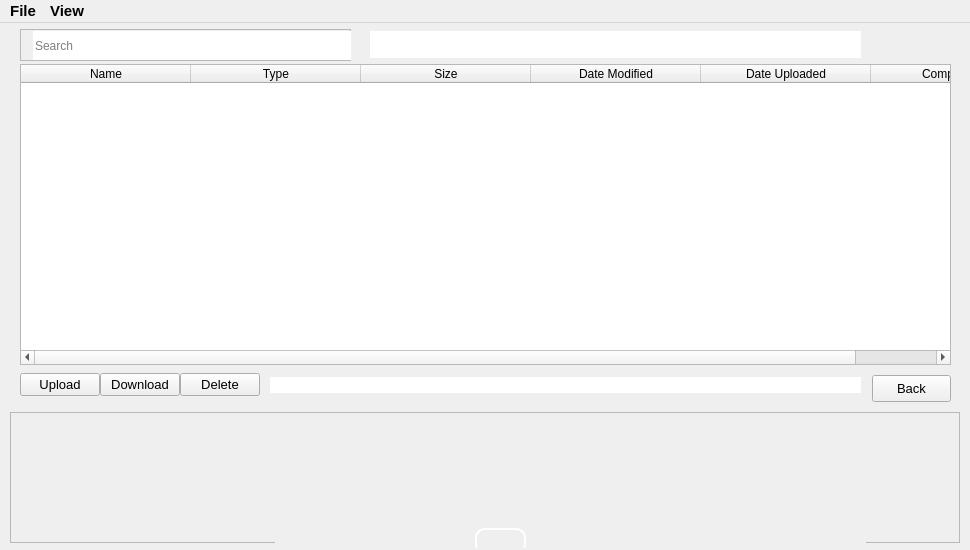
<?xml version="1.0" encoding="UTF-8"?>
<ui version="4.0">
 <class>MainWindow</class>
 <widget class="QMainWindow" name="MainWindow">
  <property name="windowModality">
   <enum>Qt::WindowModal</enum>
  </property>
  <property name="geometry">
   <rect>
    <x>0</x>
    <y>0</y>
    <width>970</width>
    <height>550</height>
   </rect>
  </property>
  <property name="minimumSize">
   <size>
    <width>970</width>
    <height>550</height>
   </size>
  </property>
  <property name="focusPolicy">
   <enum>Qt::ClickFocus</enum>
  </property>
  <property name="windowTitle">
   <string>Oprivstor Secure Online Storage</string>
  </property>
  <property name="autoFillBackground">
   <bool>true</bool>
  </property>
  <property name="styleSheet">
   <string notr="true"/>
  </property>
  <property name="toolButtonStyle">
   <enum>Qt::ToolButtonIconOnly</enum>
  </property>
  <property name="documentMode">
   <bool>true</bool>
  </property>
  <property name="tabShape">
   <enum>QTabWidget::Rounded</enum>
  </property>
  <property name="dockOptions">
   <set>QMainWindow::AllowTabbedDocks|QMainWindow::AnimatedDocks</set>
  </property>
  <property name="unifiedTitleAndToolBarOnMac">
   <bool>false</bool>
  </property>
  <widget class="QWidget" name="centralwidget">
   <widget class="QWidget" name="buttonsHorizontalWidget" native="true">
    <property name="geometry">
     <rect>
      <x>20</x>
      <y>342</y>
      <width>841</width>
      <height>40</height>
     </rect>
    </property>
    <property name="styleSheet">
     <string notr="true"/>
    </property>
    <layout class="QHBoxLayout" name="horizontalLayout" stretch="0,0,0,0,0">
     <property name="spacing">
      <number>0</number>
     </property>
     <property name="sizeConstraint">
      <enum>QLayout::SetDefaultConstraint</enum>
     </property>
     <property name="leftMargin">
      <number>0</number>
     </property>
     <property name="topMargin">
      <number>0</number>
     </property>
     <property name="rightMargin">
      <number>0</number>
     </property>
     <property name="bottomMargin">
      <number>0</number>
     </property>
     <item>
      <widget class="QPushButton" name="upload_button">
       <property name="sizePolicy">
        <sizepolicy hsizetype="Maximum" vsizetype="Fixed">
         <horstretch>0</horstretch>
         <verstretch>0</verstretch>
        </sizepolicy>
       </property>
       <property name="font">
        <font>
         <family>Arial</family>
         <pointsize>10</pointsize>
        </font>
       </property>
       <property name="focusPolicy">
        <enum>Qt::NoFocus</enum>
       </property>
       <property name="styleSheet">
        <string notr="true"/>
       </property>
       <property name="text">
        <string>Upload</string>
       </property>
      </widget>
     </item>
     <item>
      <widget class="QPushButton" name="download_button">
       <property name="sizePolicy">
        <sizepolicy hsizetype="Maximum" vsizetype="Fixed">
         <horstretch>0</horstretch>
         <verstretch>0</verstretch>
        </sizepolicy>
       </property>
       <property name="font">
        <font>
         <family>Arial</family>
         <pointsize>10</pointsize>
        </font>
       </property>
       <property name="focusPolicy">
        <enum>Qt::NoFocus</enum>
       </property>
       <property name="autoFillBackground">
        <bool>true</bool>
       </property>
       <property name="styleSheet">
        <string notr="true"/>
       </property>
       <property name="text">
        <string>Download</string>
       </property>
       <property name="icon">
        <iconset theme="SP_ArrowDown">
         <normaloff>../../.designer/backup</normaloff>../../.designer/backup</iconset>
       </property>
       <property name="shortcut">
        <string>Ctrl+D</string>
       </property>
      </widget>
     </item>
     <item>
      <widget class="QPushButton" name="delete_button">
       <property name="sizePolicy">
        <sizepolicy hsizetype="Maximum" vsizetype="Fixed">
         <horstretch>0</horstretch>
         <verstretch>0</verstretch>
        </sizepolicy>
       </property>
       <property name="font">
        <font>
         <family>Arial</family>
         <pointsize>10</pointsize>
        </font>
       </property>
       <property name="focusPolicy">
        <enum>Qt::NoFocus</enum>
       </property>
       <property name="autoFillBackground">
        <bool>true</bool>
       </property>
       <property name="styleSheet">
        <string notr="true"/>
       </property>
       <property name="text">
        <string>Delete</string>
       </property>
       <property name="shortcut">
        <string>Del</string>
       </property>
       <property name="autoExclusive">
        <bool>false</bool>
       </property>
       <property name="autoDefault">
        <bool>false</bool>
       </property>
       <property name="default">
        <bool>false</bool>
       </property>
       <property name="flat">
        <bool>false</bool>
       </property>
      </widget>
     </item>
     <item>
      <spacer name="horizontalSpacer">
       <property name="orientation">
        <enum>Qt::Horizontal</enum>
       </property>
       <property name="sizeType">
        <enum>QSizePolicy::Fixed</enum>
       </property>
       <property name="sizeHint" stdset="0">
        <size>
         <width>10</width>
         <height>20</height>
        </size>
       </property>
      </spacer>
     </item>
     <item>
      <widget class="QLineEdit" name="error">
       <property name="styleSheet">
        <string notr="true">color: red</string>
       </property>
       <property name="text">
        <string/>
       </property>
       <property name="frame">
        <bool>false</bool>
       </property>
       <property name="readOnly">
        <bool>true</bool>
       </property>
      </widget>
     </item>
    </layout>
   </widget>
   <widget class="QScrollArea" name="progressArea">
    <property name="geometry">
     <rect>
      <x>10</x>
      <y>389</y>
      <width>950</width>
      <height>131</height>
     </rect>
    </property>
    <property name="autoFillBackground">
     <bool>true</bool>
    </property>
    <property name="styleSheet">
     <string notr="true"/>
    </property>
    <property name="sizeAdjustPolicy">
     <enum>QAbstractScrollArea::AdjustToContents</enum>
    </property>
    <property name="widgetResizable">
     <bool>true</bool>
    </property>
    <widget class="QWidget" name="scrollAreaWidgetContents">
     <property name="geometry">
      <rect>
       <x>0</x>
       <y>0</y>
       <width>948</width>
       <height>129</height>
      </rect>
     </property>
     <layout class="QVBoxLayout" name="verticalLayout"/>
    </widget>
   </widget>
   <widget class="QPushButton" name="back_button">
    <property name="geometry">
     <rect>
      <x>872</x>
      <y>352</y>
      <width>79</width>
      <height>27</height>
     </rect>
    </property>
    <property name="sizePolicy">
     <sizepolicy hsizetype="Maximum" vsizetype="Fixed">
      <horstretch>0</horstretch>
      <verstretch>0</verstretch>
     </sizepolicy>
    </property>
    <property name="font">
     <font>
      <family>Arial</family>
      <pointsize>10</pointsize>
     </font>
    </property>
    <property name="focusPolicy">
     <enum>Qt::NoFocus</enum>
    </property>
    <property name="autoFillBackground">
     <bool>true</bool>
    </property>
    <property name="styleSheet">
     <string notr="true"/>
    </property>
    <property name="text">
     <string>Back</string>
    </property>
    <property name="shortcut">
     <string>Ctrl+B</string>
    </property>
   </widget>
   <widget class="QLineEdit" name="path_status">
    <property name="geometry">
     <rect>
      <x>370</x>
      <y>8</y>
      <width>491</width>
      <height>27</height>
     </rect>
    </property>
    <property name="focusPolicy">
     <enum>Qt::NoFocus</enum>
    </property>
    <property name="styleSheet">
     <string notr="true">color: rgb(255, 255, 255);
selection-color: rgb(255, 255, 255);</string>
    </property>
    <property name="maxLength">
     <number>255</number>
    </property>
    <property name="frame">
     <bool>false</bool>
    </property>
    <property name="readOnly">
     <bool>true</bool>
    </property>
   </widget>
   <widget class="QFrame" name="frame">
    <property name="geometry">
     <rect>
      <x>20</x>
      <y>310</y>
      <width>541</width>
      <height>31</height>
     </rect>
    </property>
    <property name="autoFillBackground">
     <bool>false</bool>
    </property>
    <property name="styleSheet">
     <string notr="true"/>
    </property>
    <property name="frameShape">
     <enum>QFrame::NoFrame</enum>
    </property>
    <property name="frameShadow">
     <enum>QFrame::Raised</enum>
    </property>
    <widget class="QWidget" name="horizontalLayoutWidget">
     <property name="geometry">
      <rect>
       <x>0</x>
       <y>0</y>
       <width>511</width>
       <height>31</height>
      </rect>
     </property>
     <layout class="QHBoxLayout" name="createDirLayout">
      <item>
       <widget class="QLabel" name="label">
        <property name="styleSheet">
         <string notr="true">color:white</string>
        </property>
        <property name="text">
         <string>New Directory:</string>
        </property>
       </widget>
      </item>
      <item>
       <widget class="QLineEdit" name="new_dir"/>
      </item>
      <item>
       <widget class="QPushButton" name="create_button">
        <property name="sizePolicy">
         <sizepolicy hsizetype="Maximum" vsizetype="Fixed">
          <horstretch>0</horstretch>
          <verstretch>0</verstretch>
         </sizepolicy>
        </property>
        <property name="focusPolicy">
         <enum>Qt::NoFocus</enum>
        </property>
        <property name="styleSheet">
         <string notr="true"/>
        </property>
        <property name="text">
         <string>Create</string>
        </property>
        <property name="shortcut">
         <string>Del</string>
        </property>
        <property name="autoExclusive">
         <bool>false</bool>
        </property>
        <property name="autoDefault">
         <bool>false</bool>
        </property>
        <property name="default">
         <bool>false</bool>
        </property>
        <property name="flat">
         <bool>false</bool>
        </property>
       </widget>
      </item>
      <item>
       <widget class="QPushButton" name="cancel_new_dir_button">
        <property name="sizePolicy">
         <sizepolicy hsizetype="Maximum" vsizetype="Fixed">
          <horstretch>0</horstretch>
          <verstretch>0</verstretch>
         </sizepolicy>
        </property>
        <property name="focusPolicy">
         <enum>Qt::NoFocus</enum>
        </property>
        <property name="styleSheet">
         <string notr="true"/>
        </property>
        <property name="text">
         <string>Cancel</string>
        </property>
        <property name="shortcut">
         <string>Del</string>
        </property>
        <property name="autoExclusive">
         <bool>false</bool>
        </property>
        <property name="autoDefault">
         <bool>false</bool>
        </property>
        <property name="default">
         <bool>false</bool>
        </property>
        <property name="flat">
         <bool>false</bool>
        </property>
       </widget>
      </item>
     </layout>
    </widget>
   </widget>
   <widget class="QFrame" name="load_frame">
    <property name="geometry">
     <rect>
      <x>448</x>
      <y>175</y>
      <width>101</width>
      <height>31</height>
     </rect>
    </property>
    <property name="styleSheet">
     <string notr="true">background-color: rgba(28, 27, 36,0);</string>
    </property>
    <property name="frameShape">
     <enum>QFrame::NoFrame</enum>
    </property>
    <property name="frameShadow">
     <enum>QFrame::Raised</enum>
    </property>
    <widget class="QWidget" name="horizontalLayoutWidget_3">
     <property name="geometry">
      <rect>
       <x>0</x>
       <y>0</y>
       <width>81</width>
       <height>31</height>
      </rect>
     </property>
     <layout class="QHBoxLayout" name="horizontalLayout_3">
      <item>
       <widget class="QPushButton" name="b0">
        <property name="sizePolicy">
         <sizepolicy hsizetype="Fixed" vsizetype="Fixed">
          <horstretch>0</horstretch>
          <verstretch>0</verstretch>
         </sizepolicy>
        </property>
        <property name="minimumSize">
         <size>
          <width>10</width>
          <height>10</height>
         </size>
        </property>
        <property name="maximumSize">
         <size>
          <width>10</width>
          <height>10</height>
         </size>
        </property>
        <property name="autoFillBackground">
         <bool>false</bool>
        </property>
        <property name="styleSheet">
         <string notr="true">/*background-color: rgb(109, 74, 255);
border-radius: 5;
border: 1px solid rgb(109, 74, 255);*/

background-color: rgb(22,20,28);
border-radius: 5;
border: 1px solid rgb(22,20,28);</string>
        </property>
        <property name="text">
         <string/>
        </property>
       </widget>
      </item>
      <item>
       <widget class="QPushButton" name="b1">
        <property name="sizePolicy">
         <sizepolicy hsizetype="Fixed" vsizetype="Fixed">
          <horstretch>0</horstretch>
          <verstretch>0</verstretch>
         </sizepolicy>
        </property>
        <property name="minimumSize">
         <size>
          <width>10</width>
          <height>10</height>
         </size>
        </property>
        <property name="maximumSize">
         <size>
          <width>10</width>
          <height>10</height>
         </size>
        </property>
        <property name="styleSheet">
         <string notr="true">/*background-color: rgb(109, 74, 255);
border-radius: 5;
border: 1px solid rgb(109, 74, 255);*/

background-color: rgb(22,20,28);
border-radius: 5;
border: 1px solid rgb(22,20,28);</string>
        </property>
        <property name="text">
         <string/>
        </property>
       </widget>
      </item>
      <item>
       <widget class="QPushButton" name="b2">
        <property name="sizePolicy">
         <sizepolicy hsizetype="Fixed" vsizetype="Fixed">
          <horstretch>0</horstretch>
          <verstretch>0</verstretch>
         </sizepolicy>
        </property>
        <property name="minimumSize">
         <size>
          <width>10</width>
          <height>10</height>
         </size>
        </property>
        <property name="maximumSize">
         <size>
          <width>10</width>
          <height>10</height>
         </size>
        </property>
        <property name="styleSheet">
         <string notr="true">/*background-color: rgb(109, 74, 255);
border-radius: 5;
border: 1px solid rgb(109, 74, 255);*/

background-color: rgb(22,20,28);
border-radius: 5;
border: 1px solid rgb(22,20,28);</string>
        </property>
        <property name="text">
         <string/>
        </property>
       </widget>
      </item>
     </layout>
    </widget>
   </widget>
   <widget class="QTableWidget" name="table">
    <property name="geometry">
     <rect>
      <x>20</x>
      <y>41</y>
      <width>931</width>
      <height>301</height>
     </rect>
    </property>
    <property name="focusPolicy">
     <enum>Qt::NoFocus</enum>
    </property>
    <property name="styleSheet">
     <string notr="true"/>
    </property>
    <property name="sizeAdjustPolicy">
     <enum>QAbstractScrollArea::AdjustToContents</enum>
    </property>
    <property name="editTriggers">
     <set>QAbstractItemView::NoEditTriggers</set>
    </property>
    <property name="tabKeyNavigation">
     <bool>false</bool>
    </property>
    <property name="showDropIndicator" stdset="0">
     <bool>false</bool>
    </property>
    <property name="dragDropOverwriteMode">
     <bool>false</bool>
    </property>
    <property name="selectionMode">
     <enum>QAbstractItemView::SingleSelection</enum>
    </property>
    <property name="selectionBehavior">
     <enum>QAbstractItemView::SelectRows</enum>
    </property>
    <property name="textElideMode">
     <enum>Qt::ElideLeft</enum>
    </property>
    <property name="verticalScrollMode">
     <enum>QAbstractItemView::ScrollPerPixel</enum>
    </property>
    <property name="horizontalScrollMode">
     <enum>QAbstractItemView::ScrollPerPixel</enum>
    </property>
    <property name="showGrid">
     <bool>false</bool>
    </property>
    <property name="gridStyle">
     <enum>Qt::NoPen</enum>
    </property>
    <property name="sortingEnabled">
     <bool>true</bool>
    </property>
    <property name="cornerButtonEnabled">
     <bool>false</bool>
    </property>
    <attribute name="horizontalHeaderDefaultSectionSize">
     <number>170</number>
    </attribute>
    <attribute name="horizontalHeaderStretchLastSection">
     <bool>true</bool>
    </attribute>
    <attribute name="verticalHeaderVisible">
     <bool>false</bool>
    </attribute>
    <attribute name="verticalHeaderMinimumSectionSize">
     <number>30</number>
    </attribute>
    <attribute name="verticalHeaderDefaultSectionSize">
     <number>30</number>
    </attribute>
    <attribute name="verticalHeaderHighlightSections">
     <bool>false</bool>
    </attribute>
    <column>
     <property name="text">
      <string>Name</string>
     </property>
    </column>
    <column>
     <property name="text">
      <string>Type</string>
     </property>
    </column>
    <column>
     <property name="text">
      <string>Size</string>
     </property>
    </column>
    <column>
     <property name="text">
      <string>Date Modified</string>
     </property>
    </column>
    <column>
     <property name="text">
      <string>Date Uploaded</string>
     </property>
    </column>
    <column>
     <property name="text">
      <string>Compressed</string>
     </property>
    </column>
   </widget>
   <widget class="QFrame" name="frame_2">
    <property name="geometry">
     <rect>
      <x>20</x>
      <y>6</y>
      <width>331</width>
      <height>32</height>
     </rect>
    </property>
    <property name="frameShape">
     <enum>QFrame::StyledPanel</enum>
    </property>
    <property name="frameShadow">
     <enum>QFrame::Raised</enum>
    </property>
    <widget class="QWidget" name="horizontalLayoutWidget_2">
     <property name="geometry">
      <rect>
       <x>0</x>
       <y>0</y>
       <width>331</width>
       <height>34</height>
      </rect>
     </property>
     <layout class="QHBoxLayout" name="horizontalLayout_2">
      <item>
       <widget class="QLabel" name="label_2">
        <property name="maximumSize">
         <size>
          <width>32</width>
          <height>32</height>
         </size>
        </property>
        <property name="styleSheet">
         <string notr="true"/>
        </property>
        <property name="frameShape">
         <enum>QFrame::NoFrame</enum>
        </property>
        <property name="text">
         <string/>
        </property>
        <property name="pixmap">
         <pixmap>../icons/search_image.png</pixmap>
        </property>
       </widget>
      </item>
      <item>
       <widget class="QLineEdit" name="search_bar">
        <property name="sizePolicy">
         <sizepolicy hsizetype="Expanding" vsizetype="Expanding">
          <horstretch>0</horstretch>
          <verstretch>0</verstretch>
         </sizepolicy>
        </property>
        <property name="maximumSize">
         <size>
          <width>16777215</width>
          <height>29</height>
         </size>
        </property>
        <property name="focusPolicy">
         <enum>Qt::ClickFocus</enum>
        </property>
        <property name="styleSheet">
         <string notr="true"/>
        </property>
        <property name="inputMask">
         <string/>
        </property>
        <property name="text">
         <string/>
        </property>
        <property name="maxLength">
         <number>255</number>
        </property>
        <property name="frame">
         <bool>false</bool>
        </property>
        <property name="placeholderText">
         <string>Search</string>
        </property>
        <property name="cursorMoveStyle">
         <enum>Qt::LogicalMoveStyle</enum>
        </property>
        <property name="clearButtonEnabled">
         <bool>true</bool>
        </property>
       </widget>
      </item>
     </layout>
    </widget>
   </widget>
   <widget class="QFrame" name="statusbar_raise_frame">
    <property name="geometry">
     <rect>
      <x>275</x>
      <y>495</y>
      <width>591</width>
      <height>30</height>
     </rect>
    </property>
    <property name="focusPolicy">
     <enum>Qt::NoFocus</enum>
    </property>
    <property name="autoFillBackground">
     <bool>true</bool>
    </property>
    <property name="styleSheet">
     <string notr="true"/>
    </property>
    <property name="frameShape">
     <enum>QFrame::NoFrame</enum>
    </property>
    <property name="frameShadow">
     <enum>QFrame::Raised</enum>
    </property>
    <widget class="QPushButton" name="show_pb">
     <property name="geometry">
      <rect>
       <x>200</x>
       <y>10</y>
       <width>51</width>
       <height>26</height>
      </rect>
     </property>
     <property name="focusPolicy">
      <enum>Qt::NoFocus</enum>
     </property>
     <property name="styleSheet">
      <string notr="true">border : 2px solid white; 
border-radius : 10px;</string>
     </property>
     <property name="text">
      <string/>
     </property>
    </widget>
   </widget>
  </widget>
  <widget class="QMenuBar" name="menubar">
   <property name="geometry">
    <rect>
     <x>0</x>
     <y>0</y>
     <width>970</width>
     <height>24</height>
    </rect>
   </property>
   <property name="font">
    <font>
     <pointsize>11</pointsize>
     <weight>75</weight>
     <bold>true</bold>
    </font>
   </property>
   <property name="contextMenuPolicy">
    <enum>Qt::DefaultContextMenu</enum>
   </property>
   <property name="acceptDrops">
    <bool>false</bool>
   </property>
   <property name="autoFillBackground">
    <bool>false</bool>
   </property>
   <property name="styleSheet">
    <string notr="true"/>
   </property>
   <property name="defaultUp">
    <bool>false</bool>
   </property>
   <property name="nativeMenuBar">
    <bool>true</bool>
   </property>
   <widget class="QMenu" name="menuFile">
    <property name="geometry">
     <rect>
      <x>354</x>
      <y>273</y>
      <width>173</width>
      <height>135</height>
     </rect>
    </property>
    <property name="minimumSize">
     <size>
      <width>0</width>
      <height>30</height>
     </size>
    </property>
    <property name="styleSheet">
     <string notr="true">color:rgb(255,255,255);
</string>
    </property>
    <property name="tearOffEnabled">
     <bool>false</bool>
    </property>
    <property name="title">
     <string>File</string>
    </property>
    <addaction name="action_upload_file"/>
    <addaction name="action_create_directory"/>
    <addaction name="action_delete_file"/>
   </widget>
   <widget class="QMenu" name="menuView">
    <property name="minimumSize">
     <size>
      <width>0</width>
      <height>30</height>
     </size>
    </property>
    <property name="styleSheet">
     <string notr="true">color:rgb(255,255,255)</string>
    </property>
    <property name="tearOffEnabled">
     <bool>false</bool>
    </property>
    <property name="title">
     <string>View</string>
    </property>
    <property name="separatorsCollapsible">
     <bool>false</bool>
    </property>
    <addaction name="actionProgress_Status"/>
    <addaction name="separator"/>
    <addaction name="actionClear_Completed_Actions"/>
    <addaction name="action_preferences"/>
   </widget>
   <addaction name="menuFile"/>
   <addaction name="menuView"/>
  </widget>
  <action name="action_upload_file">
   <property name="checkable">
    <bool>false</bool>
   </property>
   <property name="text">
    <string>Upload File</string>
   </property>
   <property name="iconText">
    <string>Upload File</string>
   </property>
   <property name="font">
    <font/>
   </property>
   <property name="shortcut">
    <string>Ctrl+U</string>
   </property>
   <property name="menuRole">
    <enum>QAction::TextHeuristicRole</enum>
   </property>
   <property name="iconVisibleInMenu">
    <bool>true</bool>
   </property>
   <property name="priority">
    <enum>QAction::HighPriority</enum>
   </property>
  </action>
  <action name="actionProgress_Status">
   <property name="checkable">
    <bool>true</bool>
   </property>
   <property name="checked">
    <bool>true</bool>
   </property>
   <property name="text">
    <string>Progress Status</string>
   </property>
   <property name="shortcut">
    <string>Ctrl+S</string>
   </property>
   <property name="shortcutContext">
    <enum>Qt::WindowShortcut</enum>
   </property>
  </action>
  <action name="action_create_directory">
   <property name="text">
    <string>Create Directory</string>
   </property>
   <property name="shortcut">
    <string>Ctrl+P</string>
   </property>
  </action>
  <action name="action_delete_file">
   <property name="text">
    <string>Delete</string>
   </property>
   <property name="shortcut">
    <string>Ctrl+Q</string>
   </property>
  </action>
  <action name="actionShow_Directories_Only">
   <property name="checkable">
    <bool>true</bool>
   </property>
   <property name="text">
    <string>Show Directories Only</string>
   </property>
   <property name="shortcut">
    <string>Ctrl+Shift+D</string>
   </property>
  </action>
  <action name="actionShow_Files_Only">
   <property name="checkable">
    <bool>true</bool>
   </property>
   <property name="text">
    <string>Show Files Only</string>
   </property>
   <property name="shortcut">
    <string>Ctrl+Shift+F</string>
   </property>
   <property name="menuRole">
    <enum>QAction::ApplicationSpecificRole</enum>
   </property>
  </action>
  <action name="actionClear_Completed_Actions">
   <property name="text">
    <string>Clear Completed Actions</string>
   </property>
   <property name="shortcut">
    <string>Ctrl+Shift+C</string>
   </property>
  </action>
  <action name="action_move_files">
   <property name="text">
    <string>Move Files</string>
   </property>
   <property name="shortcut">
    <string>Ctrl+M</string>
   </property>
  </action>
  <action name="action_preferences">
   <property name="text">
    <string>Preferences...</string>
   </property>
  </action>
 </widget>
 <resources/>
 <connections/>
</ui>
